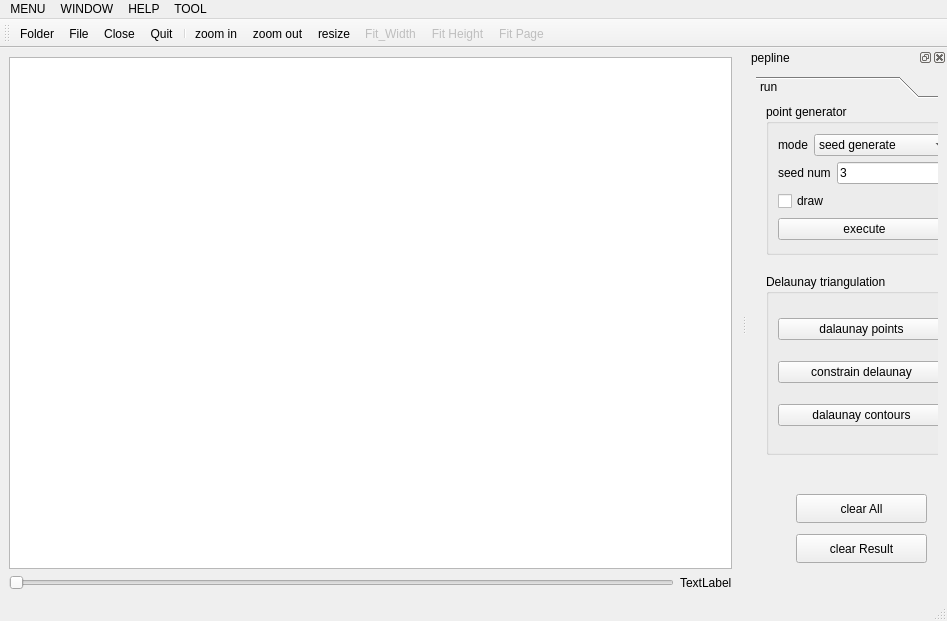
<?xml version="1.0" encoding="UTF-8"?>
<ui version="4.0">
 <class>MainWindow</class>
 <widget class="QMainWindow" name="MainWindow">
  <property name="geometry">
   <rect>
    <x>0</x>
    <y>0</y>
    <width>947</width>
    <height>621</height>
   </rect>
  </property>
  <property name="windowTitle">
   <string>MainWindow</string>
  </property>
  <property name="styleSheet">
   <string notr="true"/>
  </property>
  <widget class="QWidget" name="centralwidget">
   <layout class="QGridLayout" name="gridLayout_2">
    <item row="0" column="0">
     <layout class="QGridLayout" name="gridLayout">
      <item row="1" column="1">
       <widget class="QLabel" name="lab_curframe">
        <property name="text">
         <string>TextLabel</string>
        </property>
       </widget>
      </item>
      <item row="1" column="0">
       <widget class="QSlider" name="slider_frame">
        <property name="enabled">
         <bool>false</bool>
        </property>
        <property name="orientation">
         <enum>Qt::Horizontal</enum>
        </property>
       </widget>
      </item>
      <item row="0" column="0" colspan="2">
       <widget class="PaintBoard" name="gView"/>
      </item>
     </layout>
    </item>
   </layout>
  </widget>
  <widget class="QMenuBar" name="menubar">
   <property name="geometry">
    <rect>
     <x>0</x>
     <y>0</y>
     <width>947</width>
     <height>21</height>
    </rect>
   </property>
   <widget class="QMenu" name="menuMENU">
    <property name="title">
     <string>MENU</string>
    </property>
   </widget>
   <widget class="QMenu" name="menuWINDOW">
    <property name="title">
     <string>WINDOW</string>
    </property>
    <addaction name="actDockerPip"/>
   </widget>
   <widget class="QMenu" name="menuHELP">
    <property name="title">
     <string>HELP</string>
    </property>
   </widget>
   <widget class="QMenu" name="menuTOOL">
    <property name="title">
     <string>TOOL</string>
    </property>
   </widget>
   <addaction name="menuMENU"/>
   <addaction name="menuWINDOW"/>
   <addaction name="menuHELP"/>
   <addaction name="menuTOOL"/>
  </widget>
  <widget class="QStatusBar" name="statusbar"/>
  <widget class="QToolBar" name="toolBar">
   <property name="enabled">
    <bool>true</bool>
   </property>
   <property name="windowTitle">
    <string>toolBar</string>
   </property>
   <property name="toolButtonStyle">
    <enum>Qt::ToolButtonIconOnly</enum>
   </property>
   <attribute name="toolBarArea">
    <enum>TopToolBarArea</enum>
   </attribute>
   <attribute name="toolBarBreak">
    <bool>false</bool>
   </attribute>
   <addaction name="actOpenFolder"/>
   <addaction name="actOpenFile"/>
   <addaction name="actCloseImg"/>
   <addaction name="actQuit"/>
   <addaction name="separator"/>
   <addaction name="actZoomIn"/>
   <addaction name="actZoomOut"/>
   <addaction name="actZoomRealSize"/>
   <addaction name="actFit_Width"/>
   <addaction name="actFit_Height"/>
   <addaction name="actFit_Page"/>
  </widget>
  <widget class="QDockWidget" name="dock_pipline">
   <property name="minimumSize">
    <size>
     <width>200</width>
     <height>242</height>
    </size>
   </property>
   <property name="windowTitle">
    <string>pepline</string>
   </property>
   <attribute name="dockWidgetArea">
    <number>2</number>
   </attribute>
   <widget class="QWidget" name="dockWidgetContents_2">
    <layout class="QVBoxLayout" name="verticalLayout_2">
     <item>
      <widget class="QToolBox" name="toolBox">
       <property name="currentIndex">
        <number>0</number>
       </property>
       <widget class="QWidget" name="page_2">
        <property name="geometry">
         <rect>
          <x>0</x>
          <y>0</y>
          <width>253</width>
          <height>472</height>
         </rect>
        </property>
        <attribute name="label">
         <string>run</string>
        </attribute>
        <widget class="QPushButton" name="btn_clear">
         <property name="geometry">
          <rect>
           <x>40</x>
           <y>390</y>
           <width>131</width>
           <height>29</height>
          </rect>
         </property>
         <property name="text">
          <string>clear All</string>
         </property>
        </widget>
        <widget class="QGroupBox" name="groupBox">
         <property name="geometry">
          <rect>
           <x>10</x>
           <y>0</y>
           <width>197</width>
           <height>151</height>
          </rect>
         </property>
         <property name="title">
          <string>point generator</string>
         </property>
         <layout class="QGridLayout" name="gridLayout_4">
          <item row="2" column="0">
           <widget class="QPushButton" name="btn_execute">
            <property name="text">
             <string>execute</string>
            </property>
           </widget>
          </item>
          <item row="0" column="0">
           <layout class="QGridLayout" name="gridLayout_3">
            <item row="0" column="0">
             <widget class="QLabel" name="label">
              <property name="text">
               <string>mode</string>
              </property>
             </widget>
            </item>
            <item row="0" column="1" colspan="2">
             <widget class="QComboBox" name="combo_genseed">
              <item>
               <property name="text">
                <string>seed generate</string>
               </property>
              </item>
              <item>
               <property name="text">
                <string>draw path</string>
               </property>
              </item>
             </widget>
            </item>
            <item row="1" column="0" colspan="2">
             <widget class="QLabel" name="label_2">
              <property name="text">
               <string>seed num</string>
              </property>
             </widget>
            </item>
            <item row="1" column="2">
             <widget class="QLineEdit" name="edit_seed_num">
              <property name="text">
               <string>3</string>
              </property>
             </widget>
            </item>
           </layout>
          </item>
          <item row="1" column="0">
           <widget class="QCheckBox" name="chk_draw">
            <property name="text">
             <string>draw</string>
            </property>
           </widget>
          </item>
         </layout>
        </widget>
        <widget class="QGroupBox" name="groupBox_2">
         <property name="geometry">
          <rect>
           <x>10</x>
           <y>170</y>
           <width>191</width>
           <height>181</height>
          </rect>
         </property>
         <property name="title">
          <string>Delaunay triangulation</string>
         </property>
         <layout class="QGridLayout" name="gridLayout_5">
          <item row="0" column="0">
           <widget class="QPushButton" name="btn_delaunay_all">
            <property name="text">
             <string>dalaunay points</string>
            </property>
           </widget>
          </item>
          <item row="2" column="0">
           <widget class="QPushButton" name="btn_delaunay_constrain">
            <property name="text">
             <string>constrain delaunay</string>
            </property>
           </widget>
          </item>
          <item row="3" column="0">
           <widget class="QPushButton" name="btn_delaunay_each">
            <property name="text">
             <string>dalaunay contours</string>
            </property>
           </widget>
          </item>
         </layout>
        </widget>
        <widget class="QPushButton" name="btn_clear_2">
         <property name="geometry">
          <rect>
           <x>40</x>
           <y>430</y>
           <width>131</width>
           <height>29</height>
          </rect>
         </property>
         <property name="text">
          <string>clear Result</string>
         </property>
        </widget>
       </widget>
      </widget>
     </item>
    </layout>
   </widget>
  </widget>
  <action name="actOpenFolder">
   <property name="icon">
    <iconset resource="res.qrc">
     <normaloff>:/images/images/folder.ico</normaloff>:/images/images/folder.ico</iconset>
   </property>
   <property name="text">
    <string>Folder</string>
   </property>
   <property name="toolTip">
    <string>打开文件</string>
   </property>
  </action>
  <action name="actQuit">
   <property name="icon">
    <iconset resource="res.qrc">
     <normaloff>:/images/images/quit.png</normaloff>:/images/images/quit.png</iconset>
   </property>
   <property name="text">
    <string>Quit</string>
   </property>
   <property name="toolTip">
    <string>退出</string>
   </property>
  </action>
  <action name="actOpenFile">
   <property name="icon">
    <iconset resource="res.qrc">
     <normaloff>:/images/images/openfile.png</normaloff>:/images/images/openfile.png</iconset>
   </property>
   <property name="text">
    <string>File</string>
   </property>
  </action>
  <action name="actZoomIn">
   <property name="enabled">
    <bool>true</bool>
   </property>
   <property name="icon">
    <iconset resource="res.qrc">
     <normaloff>:/images/images/zoom-in.ico</normaloff>:/images/images/zoom-in.ico</iconset>
   </property>
   <property name="text">
    <string>zoom in</string>
   </property>
   <property name="toolTip">
    <string>放大图片</string>
   </property>
   <property name="shortcut">
    <string>Ctrl+I</string>
   </property>
  </action>
  <action name="actZoomOut">
   <property name="enabled">
    <bool>true</bool>
   </property>
   <property name="icon">
    <iconset resource="res.qrc">
     <normaloff>:/images/images/zoom-out.ico</normaloff>:/images/images/zoom-out.ico</iconset>
   </property>
   <property name="text">
    <string>zoom out</string>
   </property>
   <property name="toolTip">
    <string>缩小图片</string>
   </property>
   <property name="shortcut">
    <string>Ctrl+O</string>
   </property>
  </action>
  <action name="actZoomRealSize">
   <property name="enabled">
    <bool>true</bool>
   </property>
   <property name="icon">
    <iconset resource="res.qrc">
     <normaloff>:/images/images/zoom.png</normaloff>:/images/images/zoom.png</iconset>
   </property>
   <property name="text">
    <string>resize</string>
   </property>
   <property name="toolTip">
    <string>图片实际大小显示</string>
   </property>
   <property name="shortcut">
    <string>Ctrl+=</string>
   </property>
  </action>
  <action name="actDockerPip">
   <property name="checkable">
    <bool>true</bool>
   </property>
   <property name="text">
    <string>Pipline</string>
   </property>
  </action>
  <action name="actCloseImg">
   <property name="icon">
    <iconset resource="res.qrc">
     <normaloff>:/images/images/cross.png</normaloff>:/images/images/cross.png</iconset>
   </property>
   <property name="text">
    <string>Close</string>
   </property>
  </action>
  <action name="actFit_Width">
   <property name="enabled">
    <bool>false</bool>
   </property>
   <property name="icon">
    <iconset resource="res.qrc">
     <normaloff>:/images/images/auto_fit_width_regular_icon_205619.ico</normaloff>:/images/images/auto_fit_width_regular_icon_205619.ico</iconset>
   </property>
   <property name="text">
    <string>Fit_Width</string>
   </property>
  </action>
  <action name="actFit_Height">
   <property name="enabled">
    <bool>false</bool>
   </property>
   <property name="icon">
    <iconset resource="res.qrc">
     <normaloff>:/images/images/auto_fit_height_regular_icon_205620.ico</normaloff>:/images/images/auto_fit_height_regular_icon_205620.ico</iconset>
   </property>
   <property name="text">
    <string>Fit Height</string>
   </property>
  </action>
  <action name="actFit_Page">
   <property name="enabled">
    <bool>false</bool>
   </property>
   <property name="icon">
    <iconset resource="res.qrc">
     <normaloff>:/images/images/icons8-fit-to-page-32.png</normaloff>:/images/images/icons8-fit-to-page-32.png</iconset>
   </property>
   <property name="text">
    <string>Fit Page</string>
   </property>
  </action>
 </widget>
 <customwidgets>
  <customwidget>
   <class>PaintBoard</class>
   <extends>QGraphicsView</extends>
   <header location="global">paintboard.h</header>
  </customwidget>
 </customwidgets>
 <resources>
  <include location="res.qrc"/>
 </resources>
 <connections>
  <connection>
   <sender>actQuit</sender>
   <signal>triggered()</signal>
   <receiver>MainWindow</receiver>
   <slot>close()</slot>
   <hints>
    <hint type="sourcelabel">
     <x>-1</x>
     <y>-1</y>
    </hint>
    <hint type="destinationlabel">
     <x>399</x>
     <y>352</y>
    </hint>
   </hints>
  </connection>
 </connections>
</ui>
